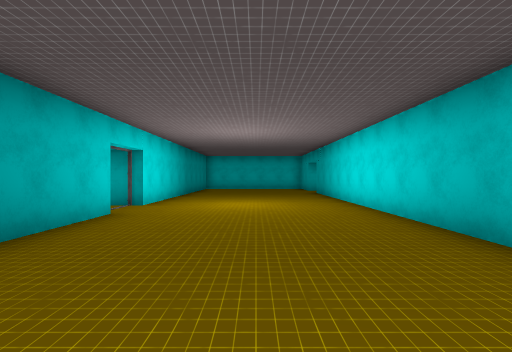
View 1 (above)

24 first-person views from a walk through a scene from a Unity 3-D project. The camera is 1.4 m above the floor, looks level and sees 80° across. Doors are open. The floor is counted in squares, 2 m on a side. Each view is taken from the middle of a square. On the plan, view 1 faces up. The plan holds only what a view shows up to about 10 squares ahead; the rest is blank. The place goes on beyond the plan. The player is left out. Some surface patterns are stand-ins.

View 2
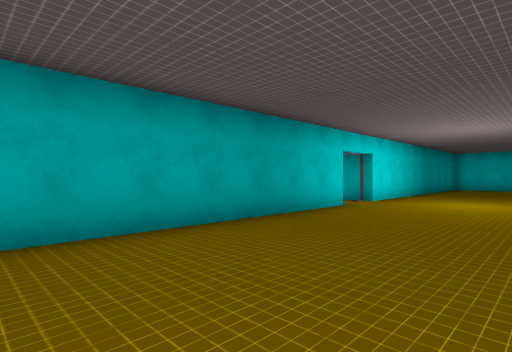

View 3
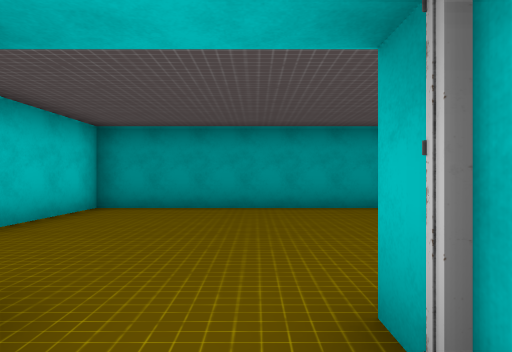

View 4
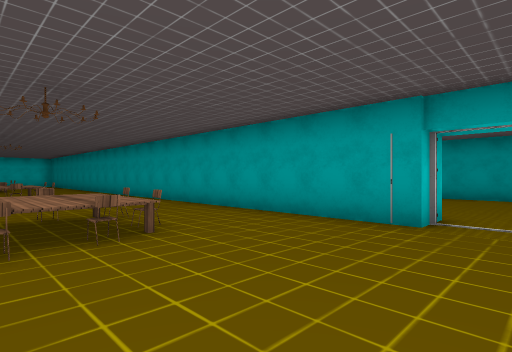

View 5
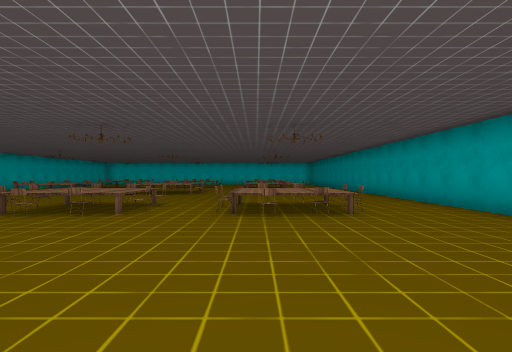

View 6
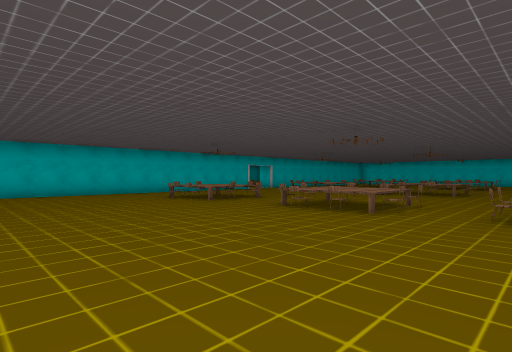

View 7
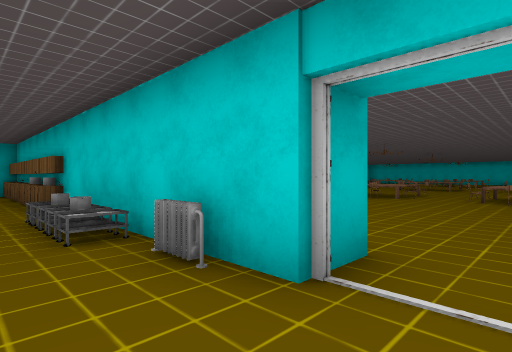

View 8
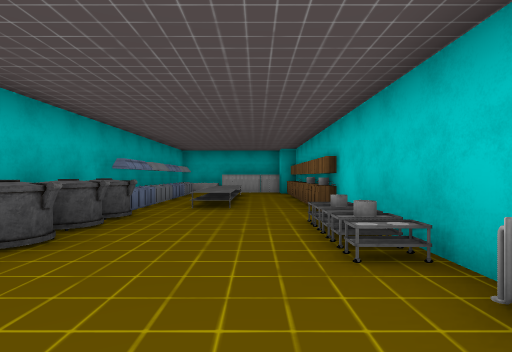

View 9
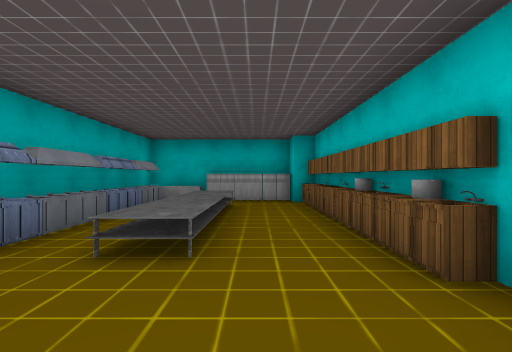

View 10
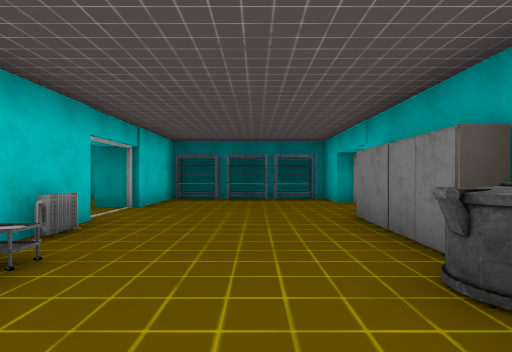

View 11
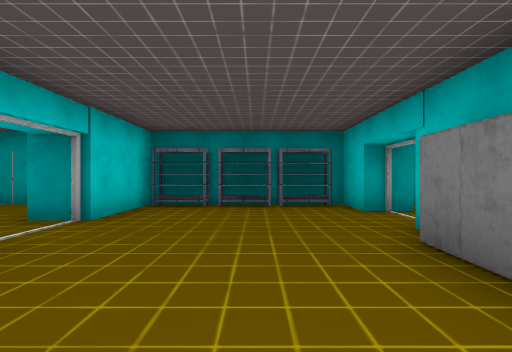

View 12
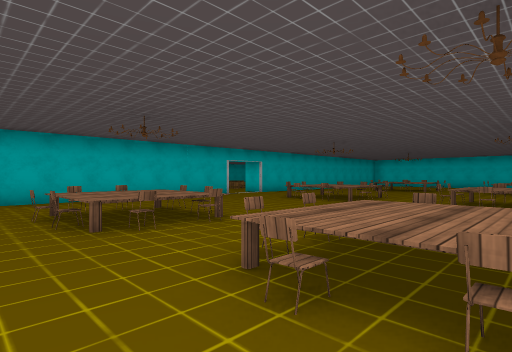

View 13
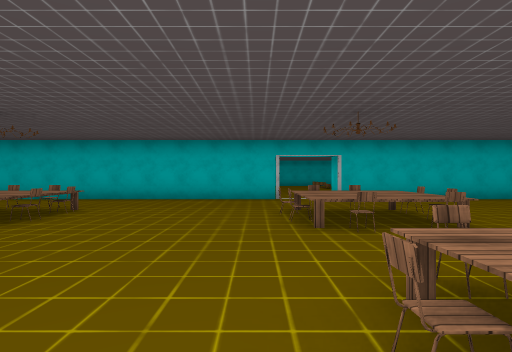

View 14
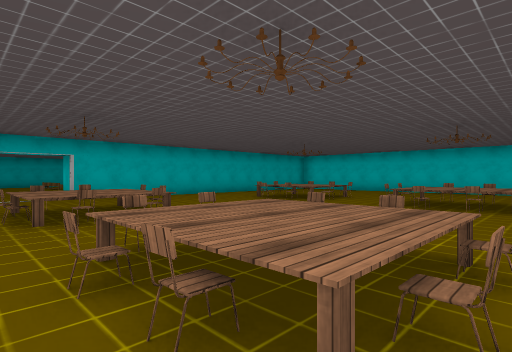

View 15
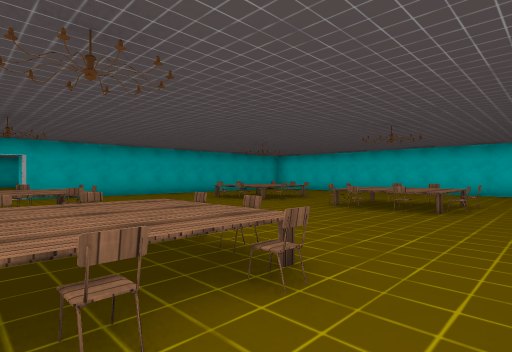

View 16
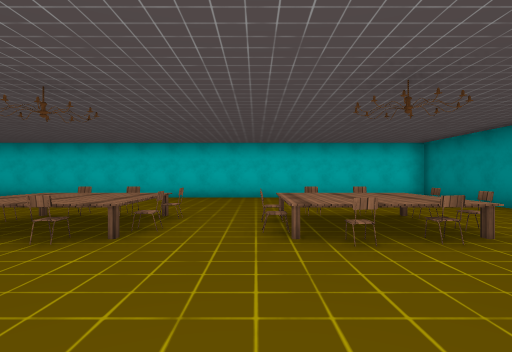

View 17
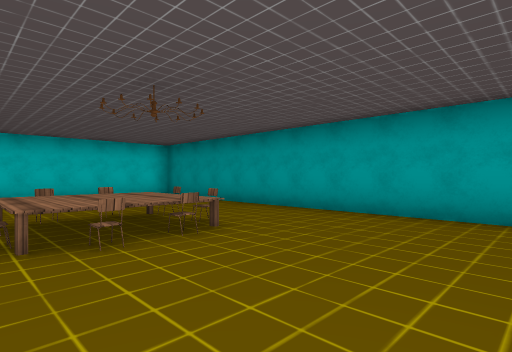

View 18
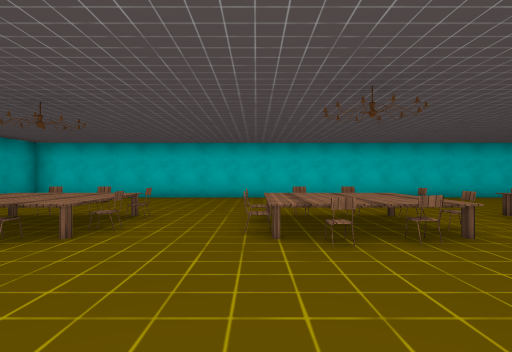

View 19
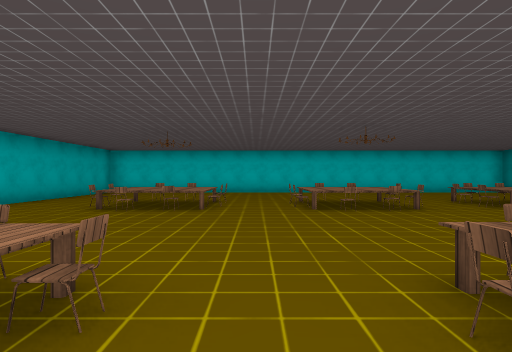

View 20
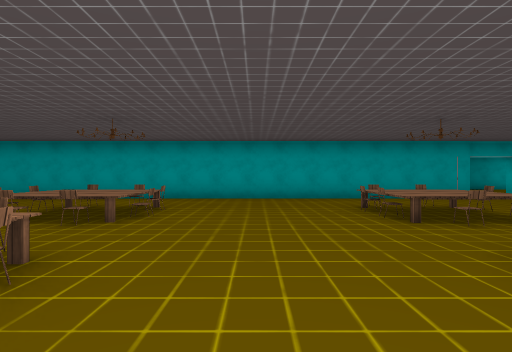

View 21
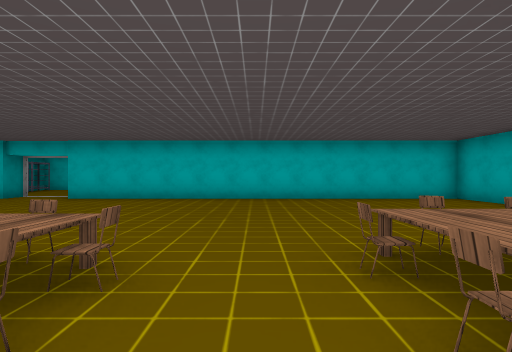

View 22
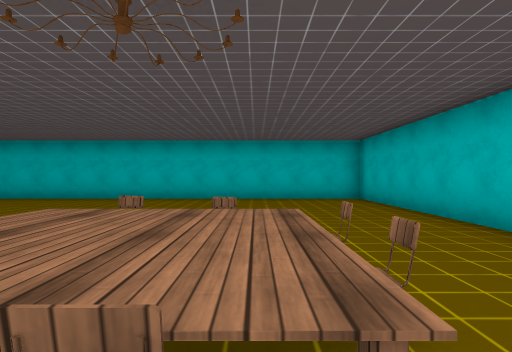

View 23
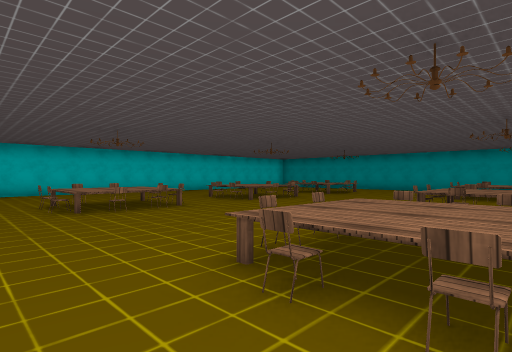

View 24
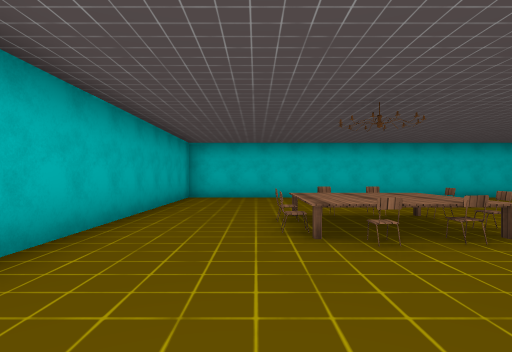

### Floor plan
Key: @ floor where view 1 was taken; # wall or solid block; x gap in a wall; . main floor; : floor 0.5 m higher than the main floor; + floor 0.75 m higher than the main floor; / step, stairs or slope; D open door; ^ raised ledge; C chair; T table; H heater; P pot; S shelf; K kettle; F fridge; O other object.
Columns run from 4 left of view 1 to 21 right of it. Each row starts with its distance up from view 1.
 11    ..  #
 10  #.....##DD#
  9  #.....#....O#OOOO#KK#KK##
  8  #.....#S......O.OOKK..  O
  7 xD.....#S..........^^^^^.F
  6  D.....#.......T.........F
  5  #.....#S....HPTTPPSSPSS.F
  4  #.....####DD#######O ####
  3  #.....#.................#
  2  #.....#.. ..............#
  1  #.....#.  ..............#
  0  #..@....................#
 -1  DDD.....................#
 -2  #....DO.................#
 -3  #DDDD #...CC..CC../CC...#
 -4  ##### #..CTTOOTTC.C++C..#
 -5        #..OTTCO  :.C+CC..#
 -6        #...CO..OC........#
 -7        #.................#
 -8        #.................#
 -9        #.............O...#
-10        #../OO.CCCC.CCTC.D.
-11        #../++C.  C.CTTC.D
-12        #..OOOCCCC/.TCC...#
-13        #.................#
-14        #.................#
-15        #.................#
-16        #...CC..CC...CC...#
-17        #..C  CCTTC.CTTC..#
-18        #..O  OOTTO.CTTO..#
-19        #...OC..OO...OO...#
-20        #.................#
-21        #  ...............#
-22        #  ...............#
-23        ###################

Where each view was taken, in squares from view 1:
view 1: 0 up, 0 right, facing up
view 2: 1 down, 1 right, facing up-left
view 3: 0 up, 4 right, facing left
view 4: 0 up, 8 right, facing down-left
view 5: 2 up, 8 right, facing down
view 6: 2 up, 8 right, facing down-right
view 7: 6 up, 7 right, facing down-right
view 8: 6 up, 8 right, facing right
view 9: 6 up, 12 right, facing right
view 10: 7 up, 13 right, facing left
view 11: 7 up, 11 right, facing left
view 12: 2 down, 11 right, facing down-right
view 13: 9 down, 11 right, facing right
view 14: 9 down, 10 right, facing down-right
view 15: 10 down, 9 right, facing down-right
view 16: 13 down, 9 right, facing down
view 17: 13 down, 9 right, facing down-left
view 18: 13 down, 13 right, facing down
view 19: 10 down, 14 right, facing down
view 20: 8 down, 13 right, facing left
view 21: 6 down, 14 right, facing up
view 22: 6 down, 17 right, facing up
view 23: 10 down, 19 right, facing down-left
view 24: 13 down, 18 right, facing down
